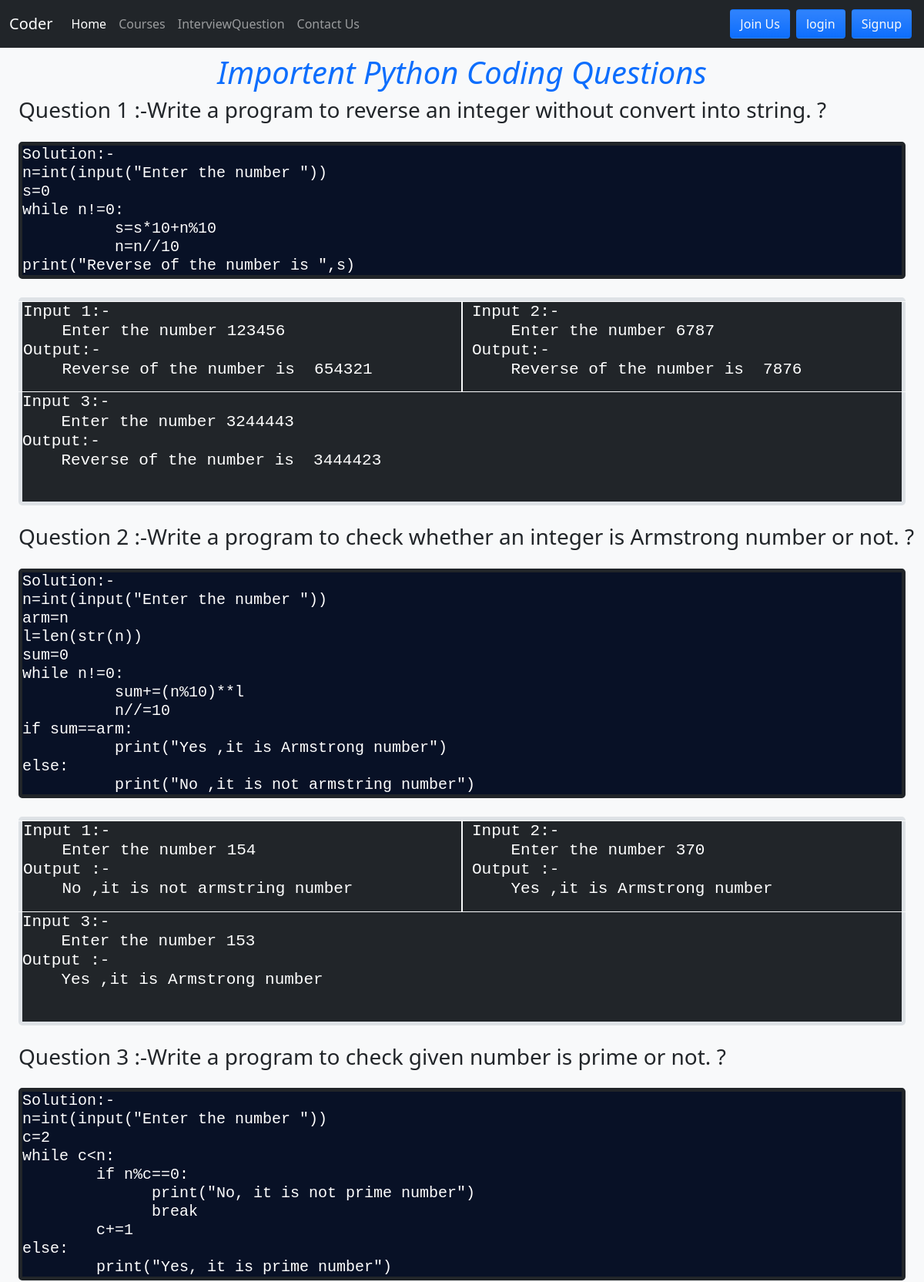
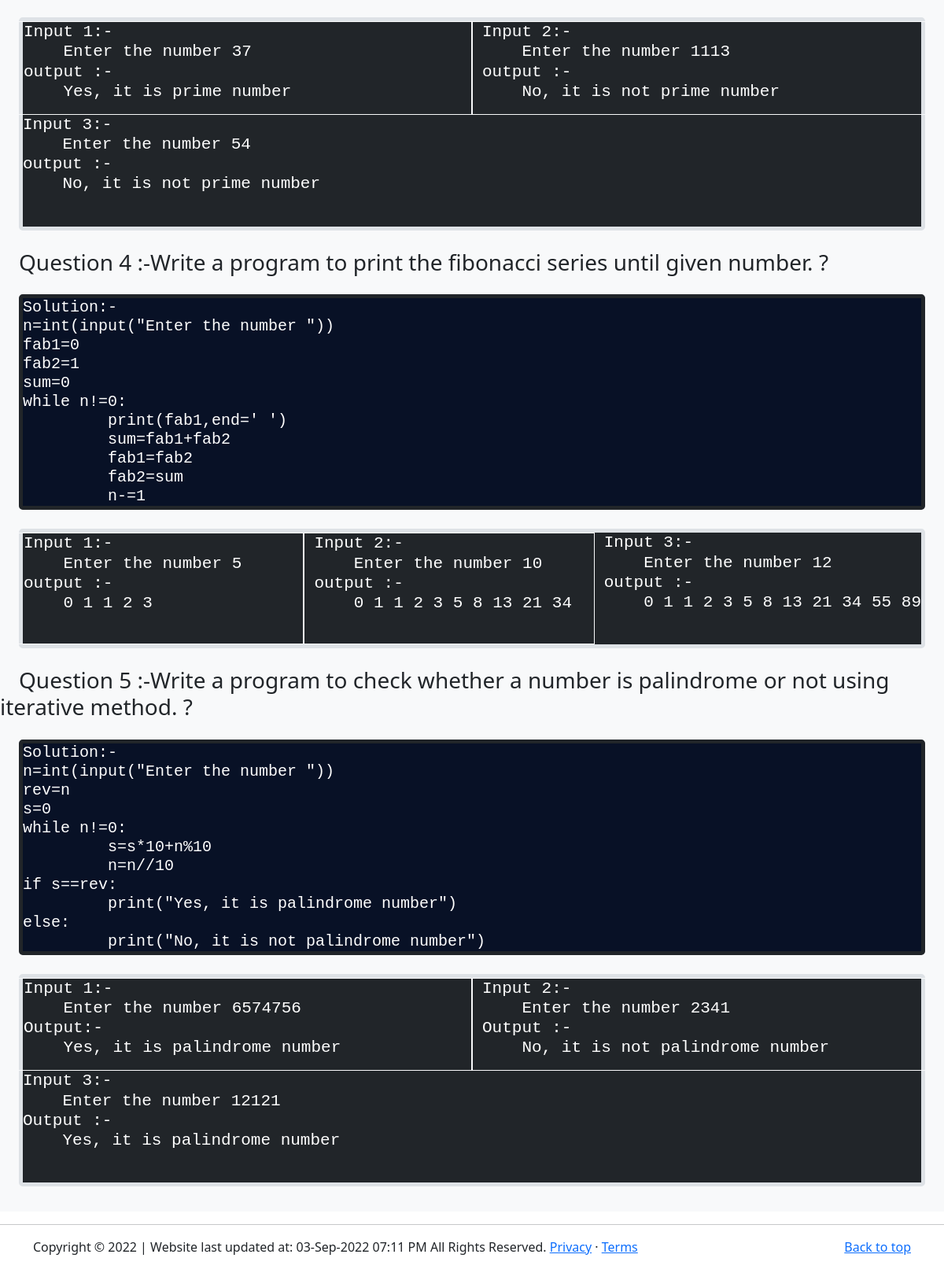
The page /pythonCoding/ on the database its author committed (2 pictures, top to bottom).
### contact/models.py (models this page shows, shortened)
class pythonCoding(models.Model):
    Question=models.TextField()
    Solution=models.TextField()
    answer1=models.TextField()
    answer2=models.TextField()
    answer3=models.TextField()

### mywebsite/views.py (the view)
# urls.py: path('pythonCoding/',views.pythonCode,name='pythonCoding'),
def pythonCode(request):
    question_answer=pythonCoding.objects.all()
    return render(request,"pythonCoding.html",{"questionAnswer":question_answer})

### template/pythonCoding.html (shortened to what this page needs)
<!DOCTYPE html>
<html lang="en">
<head>
</head>
<body>
    {% extends 'header_footer.html' %}
    {% block body %}
    <div class="album py-2 bg-light">
        <h1 class="fw-light text-center fw-normal fst-italic text-primary">Importent Python Coding Questions</h1>
        {% for i in questionAnswer%}
<div>
<strong class="ps-4 h3 text-dark">Question {{ forloop.counter}} :-{{i.Question}} ?</strong>
<pre class="card-text text-white h5 border border-5 border-dark rounded-3 m-4"style="background-color: #081126;">
Solution:-
{{i.Solution}}
</pre>
</div>
        <div class="album m-4 text-white h4 border border-5 border-#0d6efd rounded-3 bg-dark">
            <div class="row">
<div class="col border border-right border-light">
<pre>
Input 1:-
    {{i.answer1}}
</pre>
</div>
<div class="col border border-right border-light">
<pre>
Input 2:-
    {{i.answer2}}
</pre>
</div>
<div class="col">
    <pre>
Input 3:-
    {{i.answer3}}
    </pre>
</div>
</div>
          </div>
        {%endfor%}
    </div>
    {% endblock %}

### template/header_footer.html (shortened to what this page needs)
<!doctype html>
<html lang="en">
<head>
  <link href="https://cdn.jsdelivr.net/npm/bootstrap@5.0.2/dist/css/bootstrap.min.css" rel="stylesheet"
>
</head>
<body>
  <nav class="navbar navbar-expand-lg navbar-dark bg-dark sticky-top ">
    <div class="container-fluid">
      <a class="navbar-brand" href="#">Coder</a>
      <div class="collapse navbar-collapse " id="navbarSupportedContent">
        <ul class="navbar-nav me-auto mb-2 mb-lg-0 ">
          <li class="nav-item">
            <a class="nav-link active" aria-current="page" href="{% url 'index' %}">Home</a>
          </li>
          <li class="nav-item">
            <a class="nav-link " aria-current="page" href="{% url 'courses' %}">Courses</a>
          </li>
          <li class="nav-item">
            <a class="nav-link " aria-current="page" href="{% url 'interviewQuestion' %}">InterviewQuestion</a>
          </li>
          <li class="nav-item">
            <a class="nav-link " aria-current="page" href="{% url 'contact' %}">Contact Us</a>
          </li>
        </ul>
        <form class="d-flex">
          <button type="button" class="btn bg-primary text-light m-1 bg-gradient" data-bs-toggle="modal"
            data-bs-target="#JoinUsModal">
            Join Us
          </button>
          <button type="button" class="btn bg-primary text-light m-1 bg-gradient" data-bs-toggle="modal"
            data-bs-target="#LoginModal">
            login
          </button>
          <button type="button" class="btn bg-primary text-light m-1 bg-gradient" data-bs-toggle="modal"
            data-bs-target="#SignUpModal">
            Signup</button>
        </form>
      </div>
    </div>
  </nav>
  {% block body %}{% endblock %}
  <hr class="featurette-divider">
  <footer class="container fix-bottom ">
    <p class="float-end"><a href="#">Back to top</a></p>
    <p>Copyright © 2022 | Website last updated at: 03-Sep-2022 07:11 PM All Rights Reserved. <a href="#">Privacy</a> ·
      <a href="#">Terms</a></p>
  </footer>
</body>
</html>

### rows shown on the page
pythonCoding: Question "Write a program to reverse an integer without convert into string.", Solution "n=int(input(\"Enter the number \")) s=0 while n!=0: s=s*10+n%10 n=n//10 print(\"Reverse of the number is \",s)", answer1 "Enter the number 123456 Output:- Reverse of the number is 654321", answer2 "Enter the number 6787 Output:- Reverse of the number is 7876", answer3 "Enter the number 3244443 Output:- Reverse of the number is 3444423"
pythonCoding: Question "Write a program to check whether an integer is Armstrong number or not.", Solution "n=int(input(\"Enter the number \")) arm=n l=len(str(n)) sum=0 while n!=0: sum+=(n%10)**l n//=10 if sum==arm: print(\"Yes ,it is Armstrong number\") else: print(\"No ,it is not armstring number\")", answer1 "Enter the number 154 Output :- No ,it is not armstring number", answer2 "Enter the number 370 Output :- Yes ,it is Armstrong number", answer3 "Enter the number 153 Output :- Yes ,it is Armstrong number"
pythonCoding: Question "Write a program to check given number is prime or not.", Solution "n=int(input(\"Enter the number \")) c=2 while c<n: if n%c==0: print(\"No, it is not prime number\") break c+=1 else: print(\"Yes, it is prime number\")", answer1 "Enter the number 37 output :- Yes, it is prime number", answer2 "Enter the number 1113 output :- No, it is not prime number", answer3 "Enter the number 54 output :- No, it is not prime number"
pythonCoding: Question "Write a program to print the fibonacci series until given number.", Solution "n=int(input(\"Enter the number \")) fab1=0 fab2=1 sum=0 while n!=0: print(fab1,end=' ') sum=fab1+fab2 fab1=fab2 fab2=sum n-=1", answer1 "Enter the number 5 output :- 0 1 1 2 3", answer2 "Enter the number 10 output :- 0 1 1 2 3 5 8 13 21 34", answer3 "Enter the number 12 output :- 0 1 1 2 3 5 8 13 21 34 55 89"
pythonCoding: Question "Write a program to check whether a number is palindrome or not using iterative method.", Solution "n=int(input(\"Enter the number \")) rev=n s=0 while n!=0: s=s*10+n%10 n=n//10 if s==rev: print(\"Yes, it is palindrome number\") else: print(\"No, it is not palindrome number\")", answer1 "Enter the number 6574756 Output:- Yes, it is palindrome number", answer2 "Enter the number 2341 Output :- No, it is not palindrome number", answer3 "Enter the number 12121 Output :- Yes, it is palindrome number"
